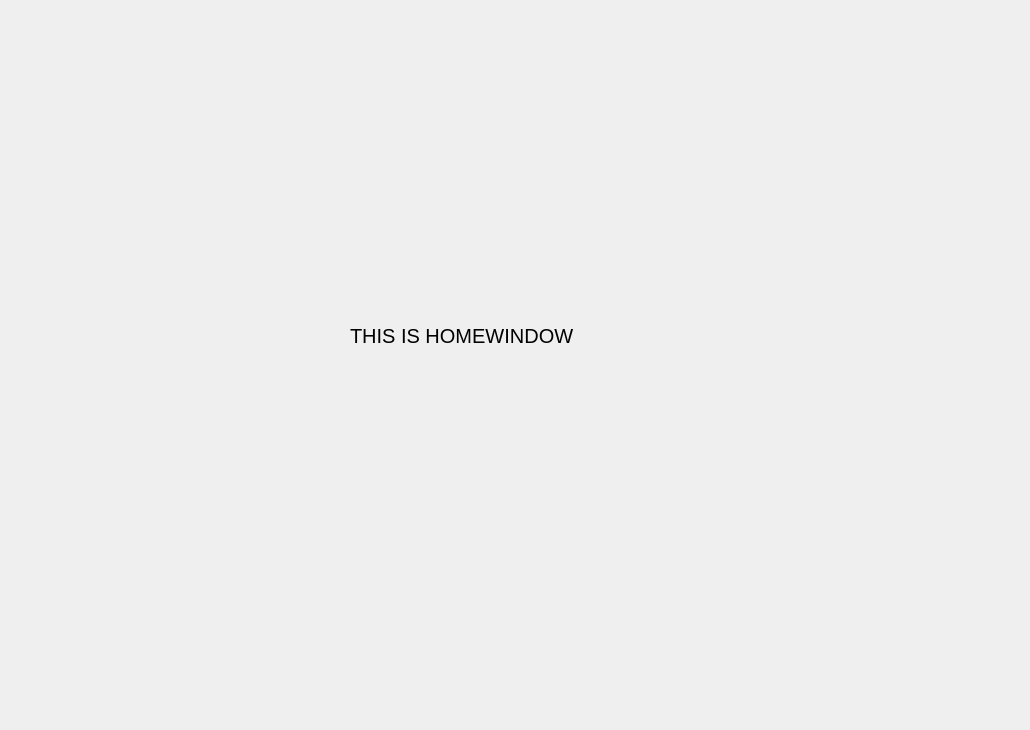
<?xml version="1.0" encoding="UTF-8"?>
<ui version="4.0">
 <class>HomeWindow</class>
 <widget class="QWidget" name="HomeWindow">
  <property name="geometry">
   <rect>
    <x>0</x>
    <y>0</y>
    <width>1030</width>
    <height>730</height>
   </rect>
  </property>
  <property name="windowTitle">
   <string>Form</string>
  </property>
  <widget class="QLabel" name="label">
   <property name="geometry">
    <rect>
     <x>350</x>
     <y>190</y>
     <width>531</width>
     <height>291</height>
    </rect>
   </property>
   <property name="font">
    <font>
     <pointsize>15</pointsize>
    </font>
   </property>
   <property name="text">
    <string>THIS IS HOMEWINDOW</string>
   </property>
  </widget>
 </widget>
 <resources/>
 <connections/>
</ui>
